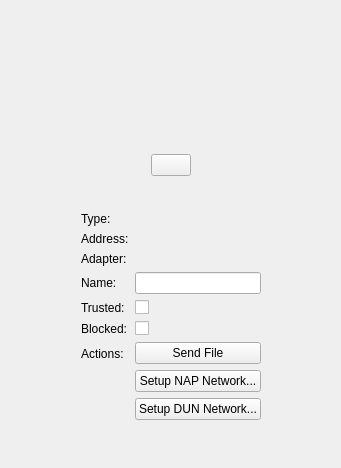
<?xml version="1.0" encoding="UTF-8"?>
<ui version="4.0">
 <class>DeviceDetails</class>
 <widget class="QWidget" name="DeviceDetails">
  <property name="geometry">
   <rect>
    <x>0</x>
    <y>0</y>
    <width>341</width>
    <height>468</height>
   </rect>
  </property>
  <layout class="QHBoxLayout" name="horizontalLayout">
   <item>
    <spacer name="horizontalSpacer">
     <property name="orientation">
      <enum>Qt::Horizontal</enum>
     </property>
     <property name="sizeHint" stdset="0">
      <size>
       <width>20</width>
       <height>20</height>
      </size>
     </property>
    </spacer>
   </item>
   <item>
    <widget class="QWidget" name="widget" native="true">
     <layout class="QVBoxLayout" name="verticalLayout">
      <item>
       <widget class="QLabel" name="icon">
        <property name="minimumSize">
         <size>
          <width>128</width>
          <height>128</height>
         </size>
        </property>
        <property name="maximumSize">
         <size>
          <width>16777215</width>
          <height>128</height>
         </size>
        </property>
        <property name="alignment">
         <set>Qt::AlignCenter</set>
        </property>
       </widget>
      </item>
      <item>
       <layout class="QHBoxLayout" name="horizontalLayout_2">
        <item>
         <spacer name="horizontalSpacer_4">
          <property name="orientation">
           <enum>Qt::Horizontal</enum>
          </property>
          <property name="sizeHint" stdset="0">
           <size>
            <width>40</width>
            <height>20</height>
           </size>
          </property>
         </spacer>
        </item>
        <item>
         <widget class="QPushButton" name="connectButton"/>
        </item>
        <item>
         <spacer name="horizontalSpacer_3">
          <property name="orientation">
           <enum>Qt::Horizontal</enum>
          </property>
          <property name="sizeHint" stdset="0">
           <size>
            <width>40</width>
            <height>20</height>
           </size>
          </property>
         </spacer>
        </item>
       </layout>
      </item>
      <item>
       <spacer name="verticalSpacer">
        <property name="orientation">
         <enum>Qt::Vertical</enum>
        </property>
        <property name="sizeType">
         <enum>QSizePolicy::Fixed</enum>
        </property>
        <property name="sizeHint" stdset="0">
         <size>
          <width>20</width>
          <height>10</height>
         </size>
        </property>
       </spacer>
      </item>
      <item>
       <widget class="QLabel" name="remoteName">
        <property name="textFormat">
         <enum>Qt::PlainText</enum>
        </property>
        <property name="alignment">
         <set>Qt::AlignCenter</set>
        </property>
        <property name="wordWrap">
         <bool>true</bool>
        </property>
       </widget>
      </item>
      <item>
       <layout class="QFormLayout" name="formLayout">
        <item row="1" column="0">
         <widget class="QLabel" name="label_4">
          <property name="text">
           <string>Type:</string>
          </property>
         </widget>
        </item>
        <item row="1" column="1">
         <widget class="QLabel" name="type"/>
        </item>
        <item row="2" column="0">
         <widget class="QLabel" name="label_5">
          <property name="text">
           <string>Address:</string>
          </property>
         </widget>
        </item>
        <item row="2" column="1">
         <widget class="QLabel" name="address">
          <property name="textInteractionFlags">
           <set>Qt::LinksAccessibleByMouse|Qt::TextSelectableByMouse</set>
          </property>
         </widget>
        </item>
        <item row="4" column="0">
         <widget class="QLabel" name="label_8">
          <property name="text">
           <string>Name:</string>
          </property>
         </widget>
        </item>
        <item row="4" column="1">
         <widget class="QLineEdit" name="name">
          <property name="clearButtonEnabled">
           <bool>true</bool>
          </property>
         </widget>
        </item>
        <item row="5" column="0">
         <widget class="QLabel" name="label">
          <property name="text">
           <string>Trusted:</string>
          </property>
         </widget>
        </item>
        <item row="5" column="1">
         <widget class="QCheckBox" name="trusted"/>
        </item>
        <item row="6" column="0">
         <widget class="QLabel" name="label_2">
          <property name="text">
           <string>Blocked:</string>
          </property>
         </widget>
        </item>
        <item row="6" column="1">
         <widget class="QCheckBox" name="blocked"/>
        </item>
        <item row="7" column="0">
         <widget class="QLabel" name="actionsLabel">
          <property name="text">
           <string>Actions:</string>
          </property>
         </widget>
        </item>
        <item row="7" column="1">
         <layout class="QVBoxLayout" name="verticalLayout_2">
          <item>
           <widget class="QPushButton" name="sendFileButton">
            <property name="text">
             <string>Send File</string>
            </property>
           </widget>
          </item>
          <item>
           <widget class="QPushButton" name="napButton">
            <property name="text">
             <string>Setup NAP Network...</string>
            </property>
           </widget>
          </item>
          <item>
           <widget class="QPushButton" name="dunButton">
            <property name="text">
             <string>Setup DUN Network...</string>
            </property>
           </widget>
          </item>
         </layout>
        </item>
        <item row="3" column="0">
         <widget class="QLabel" name="label_3">
          <property name="text">
           <string>Adapter:</string>
          </property>
         </widget>
        </item>
        <item row="3" column="1">
         <widget class="QLabel" name="adapter">
          <property name="textInteractionFlags">
           <set>Qt::LinksAccessibleByMouse|Qt::TextSelectableByMouse</set>
          </property>
         </widget>
        </item>
       </layout>
      </item>
      <item>
       <spacer name="verticalSpacer_2">
        <property name="orientation">
         <enum>Qt::Vertical</enum>
        </property>
        <property name="sizeHint" stdset="0">
         <size>
          <width>20</width>
          <height>0</height>
         </size>
        </property>
       </spacer>
      </item>
     </layout>
    </widget>
   </item>
   <item>
    <spacer name="horizontalSpacer_2">
     <property name="orientation">
      <enum>Qt::Horizontal</enum>
     </property>
     <property name="sizeHint" stdset="0">
      <size>
       <width>20</width>
       <height>20</height>
      </size>
     </property>
    </spacer>
   </item>
  </layout>
 </widget>
 <resources/>
 <connections/>
</ui>
